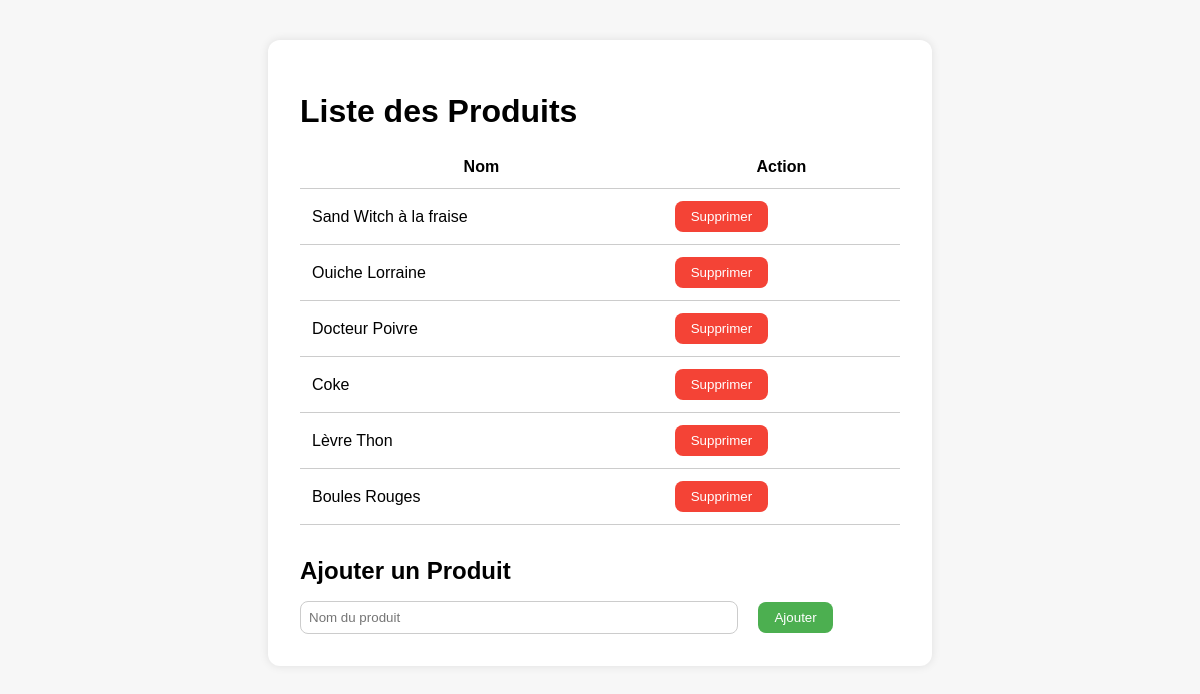
Page /gestion on the earlier database version.
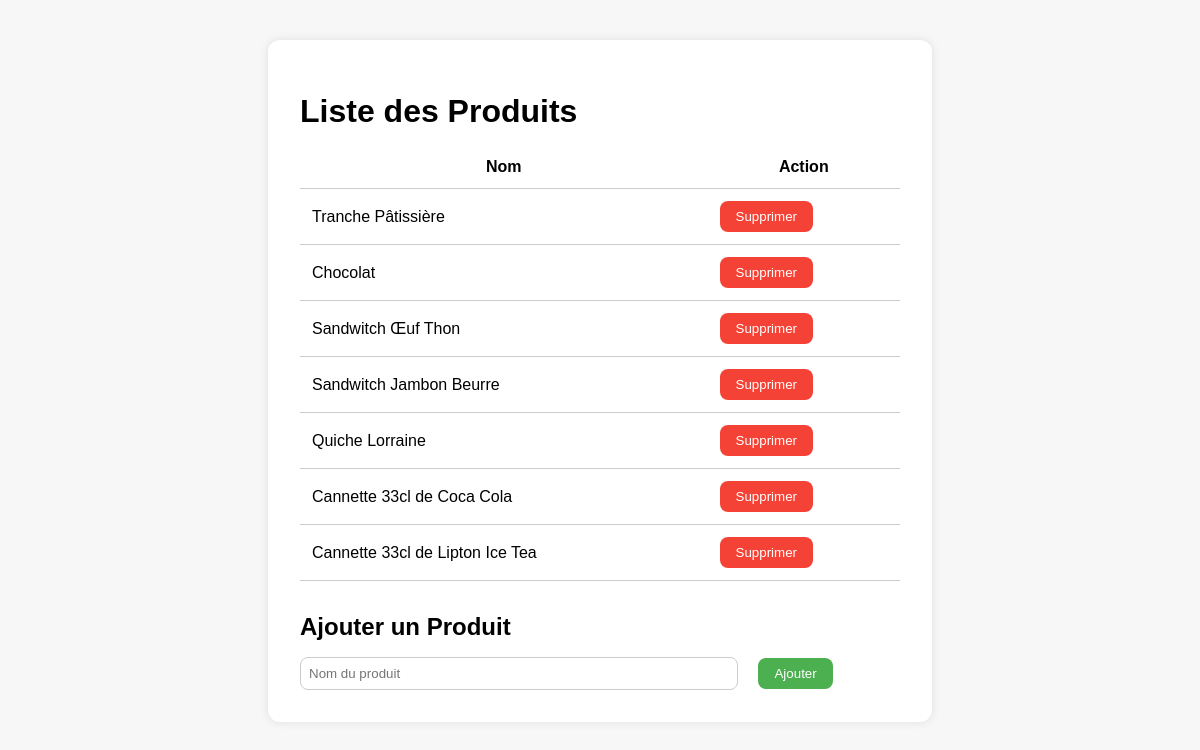
Same page on the later database version.
### tables this page shows
CREATE TABLE products (name TEXT PRIMARY KEY);

### app.py (the view)
@app.route('/gestion')
def web_gestion() :
    return render_template('gestion.html',products=get_products())

### app.py (called while the page is built)
def get_products():
    conn = sqlite3.connect("data/gestion.db")
    cursor = conn.cursor()
    cursor.execute("SELECT name FROM products")
    products = cursor.fetchall()
    conn.close()
    return products

### templates/gestion.html (shortened to what this page needs)
<!DOCTYPE html>
<html lang="fr">
<head>
  <link rel="stylesheet" href="{{ url_for('static', filename='style/style_gestion.css') }}">
</head>
<body>
  <div class="container">
    <h1>Liste des Produits</h1>
    <table>
      <thead>
        <tr>
          <th>Nom</th>
          <th>Action</th>
        </tr>
      </thead>
      <tbody>
        {% for product in products %}
        <tr>
          <td>{{ product[0] }}</td>
          <td>
            <button onclick="supprimerProduit('{{ product[0] }}')">Supprimer</button>
          </td>
        </tr>
        {% endfor %}
      </tbody>
    </table>
    <h2>Ajouter un Produit</h2>
    <form id="add-form">
      <input type="text" id="product-name" placeholder="Nom du produit" required />
      <button type="submit">Ajouter</button>
    </form>
  </div>
</body>
</html>

Differences in the rows shown:
removed products: name "Sand Witch à la fraise"
removed products: name "Ouiche Lorraine"
removed products: name "Docteur Poivre"
removed products: name "Coke"
removed products: name "Lèvre Thon"
removed products: name "Boules Rouges"
added products: name "Tranche Pâtissière"
added products: name "Chocolat"
added products: name "Sandwitch Œuf Thon"
added products: name "Sandwitch Jambon Beurre"
added products: name "Quiche Lorraine"
added products: name "Cannette 33cl de Coca Cola"
added products: name "Cannette 33cl de Lipton Ice Tea"
